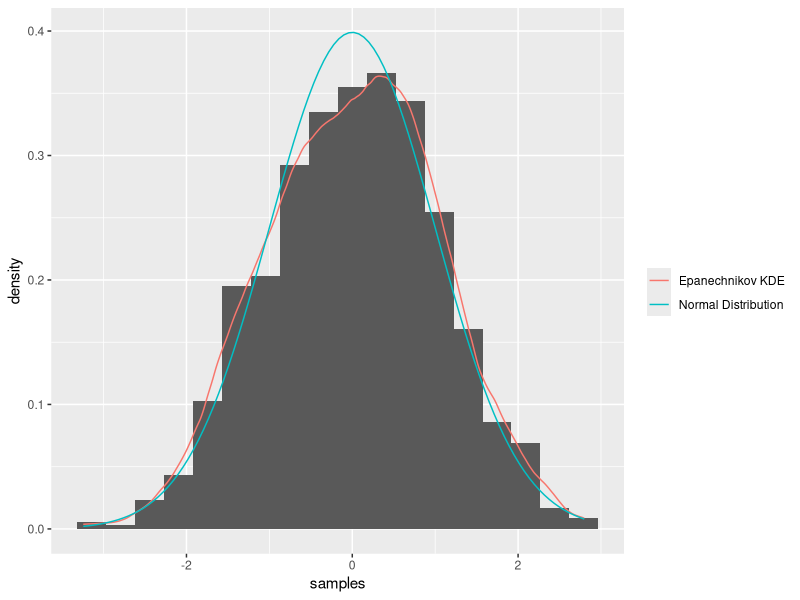

The R script that drew this image:
library(ggplot2)

# PART 1

# (A)
# f/g maximized at x = +-1 with value sqrt(2*pi/e)
# M := sqrt(2*pi / e)
# 1/M probability of acceptance
# M expected number of trials per accepted sample

# RANDOM_STATE <- 41
# set.seed(RANDOM_STATE)

N <- 1000
M <- sqrt(2*pi / exp(1))
n_sampled <- 0
n_trials <- 1
samples <- rep(NA, N)
while (n_sampled < N) {
  n_trials <- n_trials + 1
  x <- rcauchy(1)
  f <- dnorm(x)
  g <- dcauchy(x)
  p_accept <- f / (M*g)
  u <- runif(1)
  if (u < p_accept) {
    n_sampled <- n_sampled + 1
    samples[n_sampled] <- x
  }
}
acceptance_rate <- n_sampled / n_trials

cat(sprintf(
  '\nTrue Acceptance Rate: %.4f\nEstimated Acceptance Rate: %.4f',
  1/M, acceptance_rate
))

cat(sprintf(
  '\n\nTrue Expected #Trials/Sample: %.4f\nEstimated Expected #Trials/Sample: %.4f',
  M, 1/acceptance_rate
))

ggplot(data.frame(samples), aes(x=samples, y=..density..)) +
  geom_histogram(binwidth = 3.491 * 1 * N^(-1/3)) +  # slides 1, slide 11
  geom_density(aes(color='Epanechnikov KDE'),
               kernel='epanechnikov',
               key_glyph=draw_key_path) +
  stat_function(fun = dnorm, inherit.aes = FALSE,
                aes(color='Normal Distribution'),
                key_glyph=draw_key_path) +
  labs(color="")

cat(sprintf(
  '\n\nTrue Mean: %.4f\nEstimated Mean: %.4f',
  0, mean(samples)
))
cat(sprintf(
  '\n\nTrue SD: %.4f\nEstimated SD: %.4f',
  1, sd(samples)
))


# B



